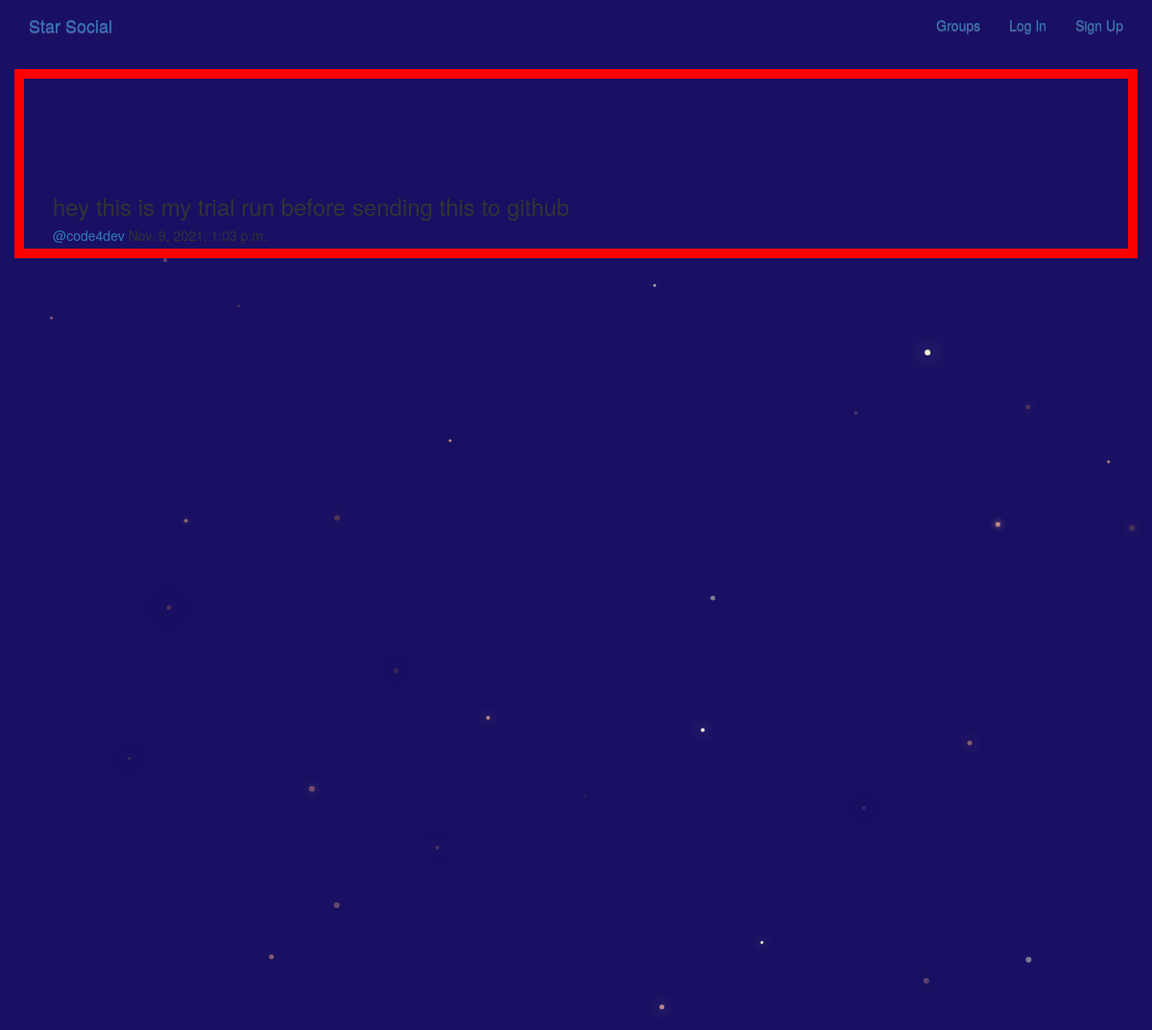
/posts/by/code4dev/5, run on the app's committed database.
### posts/models.py (models this page shows, shortened)
class Post(models.Model):
    user = models.ForeignKey(User, related_name='posts',
                             on_delete=models.CASCADE)
    created_at = models.DateTimeField(auto_now=True)
    message = models.TextField()
    message_html = models.TextField(editable=False)
    group = models.ForeignKey(
        Group, related_name='posts', on_delete=models.CASCADE,
        blank=True, null=True)
    class Meta:
        ordering = ['-created_at']
        unique_together = ['user', 'message', 'created_at']

### posts/views.py (the view)
# urls.py: path('by/<username>/<int:pk>', views.PostDetail.as_view(), name='single'),
class PostDetail(SelectRelatedMixin, generic.DetailView):
    model = models.Post
    select_related = ('user', 'group')
    def get_queryset(self):
        queryset = super().get_queryset()
        return queryset.filter(
            user__username__iexact=self.kwargs.get('username'))

### posts/templates/posts/post_detail.html
{% extends "posts/post_base.html" %}
{% block post_content %}
<div class="col-md-8">
  {% include "posts/_post.html" %}
</div>
{% endblock %}

### posts/templates/posts/_post.html (shortened to what this page needs)
<div class="post media">
  <h3>{{post.message_html|safe}}</h3>
  <div class="media-body">
    <h5 class='media-heading'>
    <span class='username'>
      <a href="{% url 'posts:for_user' username=post.user.username %}">@{{post.user.username}}</a>
    </span>
    <time class='time'>
      {{post.created_at}}
    </time>
    </h5>
  </div>
</div>

### static/css/master.css (style rules this page uses)
html, body { height: 100%; width: 100%; overflow: hidden; background: #191063; margin: 0; }

### data on the page
Post: message_html "hey this is my trial run before sending this to github", user.username "code4dev", created_at "Nov. 9, 2021, 1:03 p.m."
